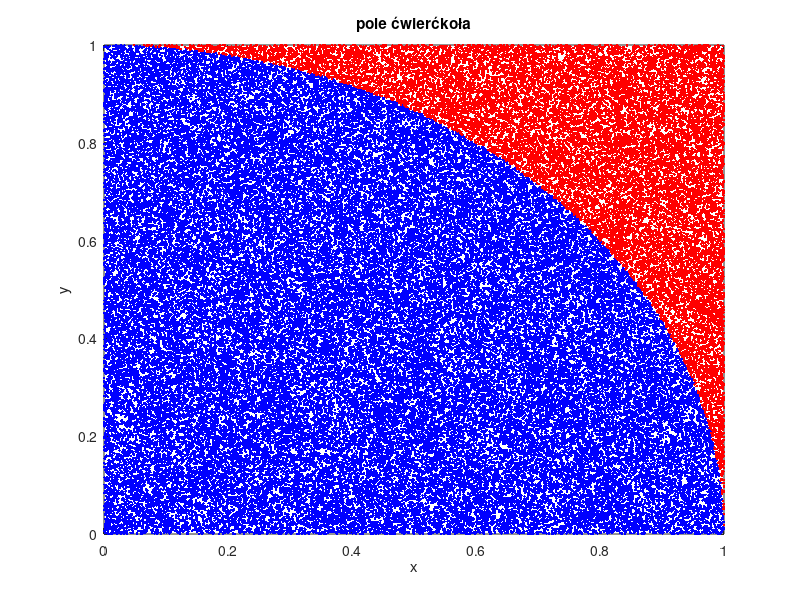

This figure's MATLAB source: (Note: this script raises an error after producing the figure.)
N = 100000;
dim = 2;
punkty = rand(dim, N);

r = sum(punkty.^2)
number_accepted = sum(r<1)
fraction_accepted = number_accepted/N
pi_estimate = 4*fraction_accepted

punkty_in = punkty(:,r<1)
punkty_out = punkty(:, r>1)


plot(punkty_in(1,:), punkty_in(2,:), 'b.')
hold on
plot(punkty_out(1,:), punkty_out(2,:), 'r.')
xlabel('x')
ylabel('y')
title('pole ćwierćkoła')
%x = linspace(0,1,1000);
f = @(x) sqrt(1-x.^2)
pi_numerical_estimate = 4*quadgk(f, 0, 1)
relative_difference = (pi_estimate-pi_numerical_estimate)/pi_numerical_estimate

%%czesc 2
dims = 2:10;
fractions = zeros(1,9)
for i = dims
    fractions(i-1) = hypersphere(i);
end
fractions
hold off
plot(dims,fractions)
xlabel('wymiar')
ylabel('acceptance ratio')
title('dlaczego monte carlo sie slabiej nadaje w wielu wymiarach')


x = linspace(0,1,100)
y = x
y(x<0.5) = 4*x(x<0.5)
y(x>=0.5) = 4-4*x(x>=0.5)
N_random = 100000
random_tent = zeros(1,N_random);
for i = 1:N_random
    random_number = rand();
    acceptance_random = rand();
    while acceptance_random > tent(random_number)
        random_number = rand();
        acceptance_random = rand();
    end
    random_tent(i) = random_number;
end
[m, bin] = hist(random_tent, 100);
m = m/trapz(bin, m)
bar(bin,m)
hold on
plot(x,y)
xlabel('x')
ylabel('pdf rozkladu namiotowego')
title('von Neumann acceptance-rejection alg')